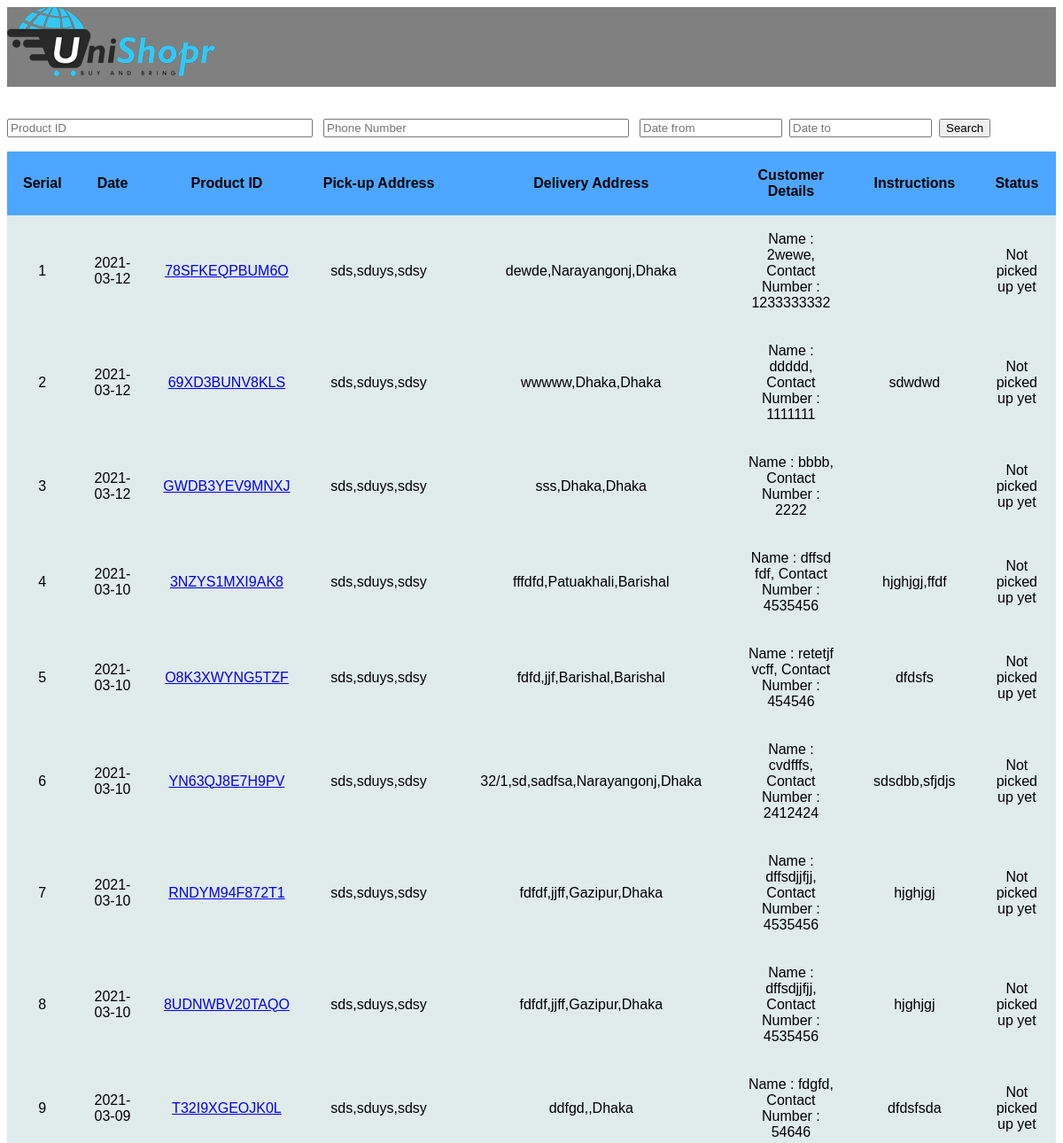
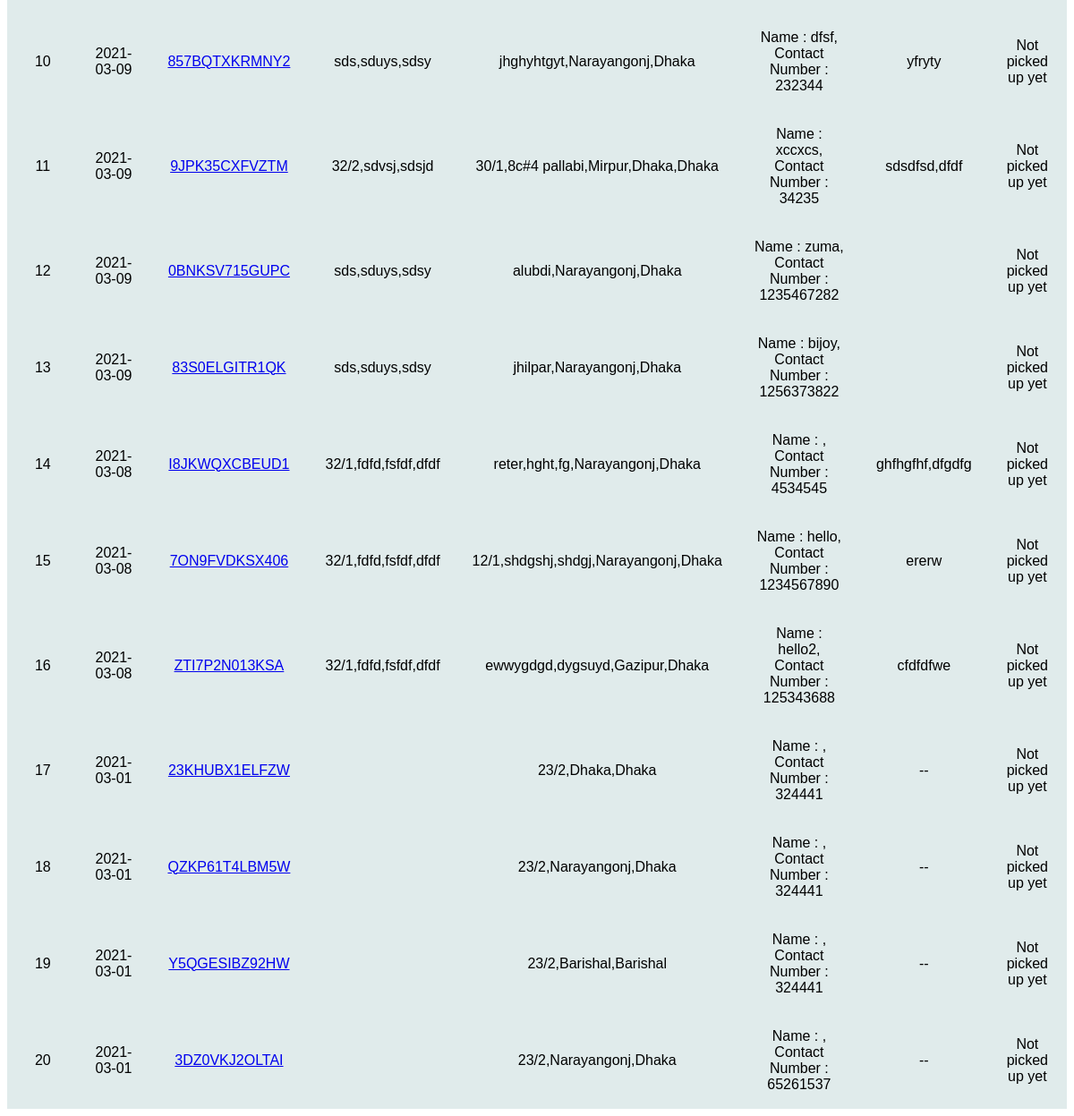
The app's page /Internship_admin/agent_orders.php with its own data (2 pictures, top to bottom).
### tables this page shows
CREATE TABLE `parcel` (
  `date` date NOT NULL,
  `ID` varchar(15) NOT NULL,
  `Product_id` varchar(15) DEFAULT NULL,
  `Shop_name` varchar(50) NOT NULL,
  `Phone_num` varchar(11) DEFAULT NULL,
  `C_name` varchar(200) NOT NULL,
  `Pick_up_address` text NOT NULL,
  `Delivery_address` text NOT NULL,
  `Product_weight` int(11) NOT NULL,
  `Cash_collection` int(11) NOT NULL,
  `delivery_charge` int(11) NOT NULL,
  `Payment_method` text NOT NULL,
  `Instructions` text NOT NULL,
  `agent_name` varchar(200) DEFAULT NULL,
  `agent_phone` varchar(11) DEFAULT NULL,
  `status` varchar(30) NOT NULL,
  `Payment_status` varchar(30) NOT NULL,
  `Action` varchar(30) NOT NULL
);

### Internship_admin/agent_orders.php (the view, shortened to what this page needs)
<!DOCTYPE html>
<html>
<head>
	<link rel="stylesheet" type="text/css" href="css/a.css">
</head>
<body><div id="header">
    <div id="logo">
      <img src="images/logo.PNG">
    </div>
  </div>
	<div class="show" style="margin-top: 3%;">
	<div class="form">
    <div class="box" id="box">
        <input type="text" id="p_id" name="p_id" placeholder="Product ID" size="40">&nbsp;&nbsp;
        <input type="text" id="phone" name="phone" placeholder="Phone Number" size="40">&nbsp;&nbsp;
        <input type="text" id="date1" name="date1" placeholder="Date from" onfocus="(this.type='date')" size="17">&nbsp;
        <input type="text" id="date2" name="date2" placeholder="Date to" onfocus="(this.type='date')" size="17">&nbsp;
        <input type="submit" id="submit" name="submit" value="Search">
    </div>
    </div>
</div>
	<div class="tablestyle" id="parcels" style="margin-top: 1%; display: block;">
    <table id="t01" align="corner" style="text-align: center">
	<thead>
	<tr>
    <th>Serial</th>
    <th>Date</th>
		<th>Product ID</th>
		<th>Pick-up Address</th>
		<th>Delivery Address</th>
    <th>Customer Details</th>
    <th>Instructions</th>
		<th>Status</th>
	</tr>
	</thead>
	<tbody>
	<?php
$conn=OpenCon();
$serial=1;
$Name=$_SESSION['Name'];
$sql1 = "select * from parcel where agent_name='$Name' ORDER BY date DESC";
$result1 = mysqli_query($conn,$sql1);
     if(mysqli_num_rows($result1)>0){
     while ($row1= mysqli_fetch_assoc($result1)) {
     $date=$row1['date'];
     $P_id=$row1['Product_id'];
     $phone_num=$row1['Phone_num'];
     $c_name=$row1['C_name'];
     $pickup_address=$row1['Pick_up_address'];
     $delivery_address=$row1['Delivery_address'];
     $status=$row1['status'];
     $I=$row1['Instructions'];
		 echo "<tr><td>".$serial."</td><td>".$date."</td><td>";
     ?>
     <a href="tracking_info.php?p_id=<?php echo $P_id ?>" ><?php echo $P_id ?></a>
     <?php
     echo "</td><td>".$pickup_address."</td><td>";
	 echo $delivery_address."</td><td>"."Name : ".$c_name.", Contact Number : ".$phone_num."</td><td>".$I."</td><td>".$status."</td><tr>";
$serial++;
		 }
		 }?>
</tbody>
	 </table>
</div>
</body>
</html>

### Internship_admin/css/a.css (style rules this page uses)
#header { width:100%; bottom: 100%;overflow: hidden; height: 90px; justify-content:top; background: gray; }
#logo { width: 200px;height: 80px; float: left; }

### Internship_admin/agent_orders.php (style rules this page uses)
table { font-family: arial, sans-serif; border-collapse: collapse; width: 100%; color: black; }
td, th { text-align: center; padding:18px; }
#t01 th { background-color: #4da6ff; color: black; }
th { text-align: center; }
tr:nth-child(even) { background-color: #dddddd; }
tr:nth-child(odd) { background-color: #e0ebeb; }

### records on screen
parcel: date "2021-03-12", Product_id "78SFKEQPBUM6O", Pick_up_address "sds,sduys,sdsy", Delivery_address "dewde,Narayangonj,Dhaka", C_name "2wewe", Phone_num "1233333332", status "Not picked up yet"
parcel: date "2021-03-12", Product_id "69XD3BUNV8KLS", Pick_up_address "sds,sduys,sdsy", Delivery_address "wwwww,Dhaka,Dhaka", C_name "ddddd", Phone_num "1111111", Instructions "sdwdwd", status "Not picked up yet"
parcel: date "2021-03-12", Product_id "GWDB3YEV9MNXJ", Pick_up_address "sds,sduys,sdsy", Delivery_address "sss,Dhaka,Dhaka", C_name "bbbb", Phone_num "2222", status "Not picked up yet"
parcel: date "2021-03-10", Product_id "3NZYS1MXI9AK8", Pick_up_address "sds,sduys,sdsy", Delivery_address "fffdfd,Patuakhali,Barishal", C_name "dffsd fdf", Phone_num "4535456", Instructions "hjghjgj,ffdf", status "Not picked up yet"
parcel: date "2021-03-10", Product_id "O8K3XWYNG5TZF", Pick_up_address "sds,sduys,sdsy", Delivery_address "fdfd,jjf,Barishal,Barishal", C_name "retetjf vcff", Phone_num "454546", Instructions "dfdsfs", status "Not picked up yet"
parcel: date "2021-03-10", Product_id "YN63QJ8E7H9PV", Pick_up_address "sds,sduys,sdsy", Delivery_address "32/1,sd,sadfsa,Narayangonj,Dhaka", C_name "cvdfffs", Phone_num "2412424", Instructions "sdsdbb,sfjdjs", status "Not picked up yet"
parcel: date "2021-03-10", Product_id "RNDYM94F872T1", Pick_up_address "sds,sduys,sdsy", Delivery_address "fdfdf,jjff,Gazipur,Dhaka", C_name "dffsdjjfjj", Phone_num "4535456", Instructions "hjghjgj", status "Not picked up yet"
parcel: date "2021-03-10", Product_id "8UDNWBV20TAQO", Pick_up_address "sds,sduys,sdsy", Delivery_address "fdfdf,jjff,Gazipur,Dhaka", C_name "dffsdjjfjj", Phone_num "4535456", Instructions "hjghjgj", status "Not picked up yet"
parcel: date "2021-03-09", Product_id "T32I9XGEOJK0L", Pick_up_address "sds,sduys,sdsy", Delivery_address "ddfgd,,Dhaka", C_name "fdgfd", Phone_num "54646", Instructions "dfdsfsda", status "Not picked up yet"
parcel: date "2021-03-09", Product_id "857BQTXKRMNY2", Pick_up_address "sds,sduys,sdsy", Delivery_address "jhghyhtgyt,Narayangonj,Dhaka", C_name "dfsf", Phone_num "232344", Instructions "yfryty", status "Not picked up yet"
parcel: date "2021-03-09", Product_id "9JPK35CXFVZTM", Pick_up_address "32/2,sdvsj,sdsjd", Delivery_address "30/1,8c#4 pallabi,Mirpur,Dhaka,Dhaka", C_name "xccxcs", Phone_num "34235", Instructions "sdsdfsd,dfdf", status "Not picked up yet"
parcel: date "2021-03-09", Product_id "0BNKSV715GUPC", Pick_up_address "sds,sduys,sdsy", Delivery_address "alubdi,Narayangonj,Dhaka", C_name "zuma", Phone_num "1235467282", status "Not picked up yet"
parcel: date "2021-03-09", Product_id "83S0ELGITR1QK", Pick_up_address "sds,sduys,sdsy", Delivery_address "jhilpar,Narayangonj,Dhaka", C_name "bijoy", Phone_num "1256373822", status "Not picked up yet"
parcel: date "2021-03-08", Product_id "I8JKWQXCBEUD1", Pick_up_address "32/1,fdfd,fsfdf,dfdf", Delivery_address "reter,hght,fg,Narayangonj,Dhaka", Phone_num "4534545", Instructions "ghfhgfhf,dfgdfg", status "Not picked up yet"
parcel: date "2021-03-08", Product_id "7ON9FVDKSX406", Pick_up_address "32/1,fdfd,fsfdf,dfdf", Delivery_address "12/1,shdgshj,shdgj,Narayangonj,Dhaka", C_name "hello", Phone_num "1234567890", Instructions "ererw", status "Not picked up yet"
parcel: date "2021-03-08", Product_id "ZTI7P2N013KSA", Pick_up_address "32/1,fdfd,fsfdf,dfdf", Delivery_address "ewwygdgd,dygsuyd,Gazipur,Dhaka", C_name "hello2", Phone_num "125343688", Instructions "cfdfdfwe", status "Not picked up yet"
parcel: date "2021-03-01", Product_id "23KHUBX1ELFZW", Delivery_address "23/2,Dhaka,Dhaka", Phone_num "324441", Instructions "--", status "Not picked up yet"
parcel: date "2021-03-01", Product_id "QZKP61T4LBM5W", Delivery_address "23/2,Narayangonj,Dhaka", Phone_num "324441", Instructions "--", status "Not picked up yet"
parcel: date "2021-03-01", Product_id "Y5QGESIBZ92HW", Delivery_address "23/2,Barishal,Barishal", Phone_num "324441", Instructions "--", status "Not picked up yet"
parcel: date "2021-03-01", Product_id "3DZ0VKJ2OLTAI", Delivery_address "23/2,Narayangonj,Dhaka", Phone_num "65261537", Instructions "--", status "Not picked up yet"
